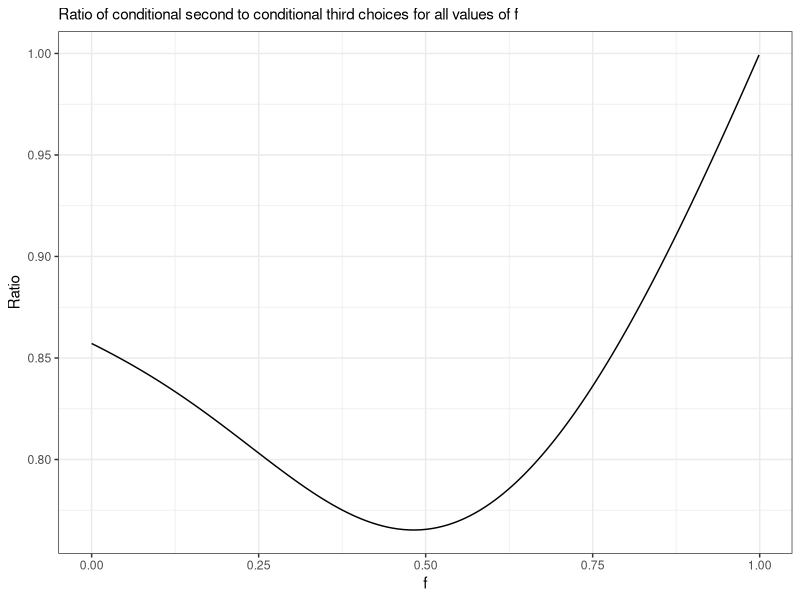
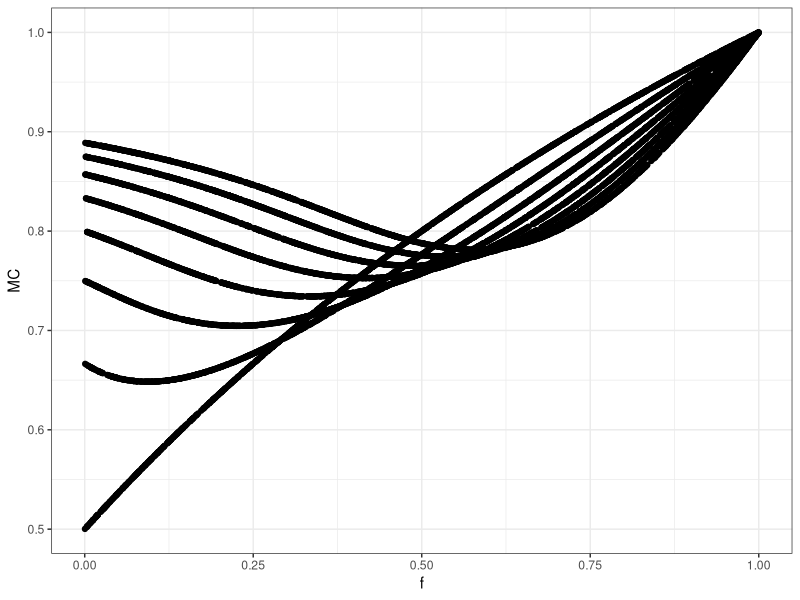

Generate these figures, in order, with R:
## ---- chunk 1
knitr::opts_chunk$set(echo = TRUE)
## ---- chunk 2
library(ggplot2)
x <- vector()
## ---- chunk 3
b <- function(r, n, f){
  for (i in r:n)
    x[i] <- choose(n-1, i-1)*(1-f)^(i-1)*f^(n-i)/i
  return(sum(x, na.rm = TRUE))
}

p <- function(n, f){
  for (i in 1:n)
    x[i] <- b(i, n, f)
  return(x)
}

## ---- chunk 4

c2c3ratio <- function(n, f){
  x <- p(n,f)
  x[n+1] <- (x[2]/(1-x[1]))/(x[3]/(1-x[1]-x[2]))
  return(x[n+1])
}

## ---- chunk 5
expSDTrank <- function(Q,n){
  e <- vector("numeric", n)
  mu <- Q[1]
 # ss <- Q[2]
  G <- function(x,i) {
    (pnorm(x)^(n-i))*dnorm(x, mean = mu, sd = 1)*(1-pnorm(x))^(i-1)*choose(n-1, i-1)
    }
    
  for (ii in 1:n) {
    e[ii] <- integrate(G,-Inf,Inf,i = ii, rel.tol = .Machine$double.eps^0.5)$value
    }
  return(e)
}

SDTc2c3ratio <- function(Q,n){
  x <- expSDTrank(Q,n)
  x[n+1] <- (x[2]/(1-x[1]))/(x[3]/(1-x[1]-x[2]))
  return(x[n+1])
}


SDTc2c3ratio(.5 ,8)
## ---- chunk 6
#Set the value of n
n <- 8
Q <- 1
# Create a vector of values of f and d'
s <- seq(0,.99999, by=.001) 
dprime <- seq(0,4, by=.01)

# The function calculating c(2)/c(3) for each value in vector s
RatioWPM <- function(n){
  for (i in 1:length(s)) 
    x[i] <- c2c3ratio(n,s[i])
  return(x)
}

# The function calculating c(2)/c(3) for each value in vector dprime
RatioSDT <- function(n){
  for (i in 1:length(dprime)) 
    x[i] <- SDTc2c3ratio(dprime[i],n)
  return(x)
}

# Create a vector of c(2)/c(3) ratios for all values of f where n = n
WPM <- RatioWPM(n)
WPM <- as.data.frame(WPM)
WPM$f <- s

# Create a vector of c(2)/c(3) ratios for all values of f where n = n
SDT <- RatioSDT(n)
SDT <- as.data.frame(SDT)
SDT$"d'" <- dprime

# Draw the function for n = n
plot = ggplot() + 
  geom_line(data=WPM, aes(x=s,y=WPM))+
  #geom_line(data=SDT,aes(x=dprime,y=SDT))+
  labs(subtitle="Ratio of conditional second to conditional third choices for all values of f", 
       x="f", 
       y="Ratio"
       ) +
  theme_bw()
plot
## ---- chunk 7
optimise(f=c2c3ratio, c(0,1), maximum = FALSE, n=n)
#optimise(SDTc2c3ratio, c(0,4), maximum = TRUE, n=n)
## ---- chunk 8
h <- 10000
foil <- runif(h)
k <- floor(runif(h, min = 3, max = 11))
t <- runif(h)
MC <- vector()

 for (i in 1:length(k)) {
    MC[i] <- c2c3ratio(k[i],foil[i])
}

MC <- as.data.frame(MC)
MC$n <- k
MC$f <- foil

ggplot(MC,aes(x=f, y=MC))+
  geom_point()+
  theme_bw()
